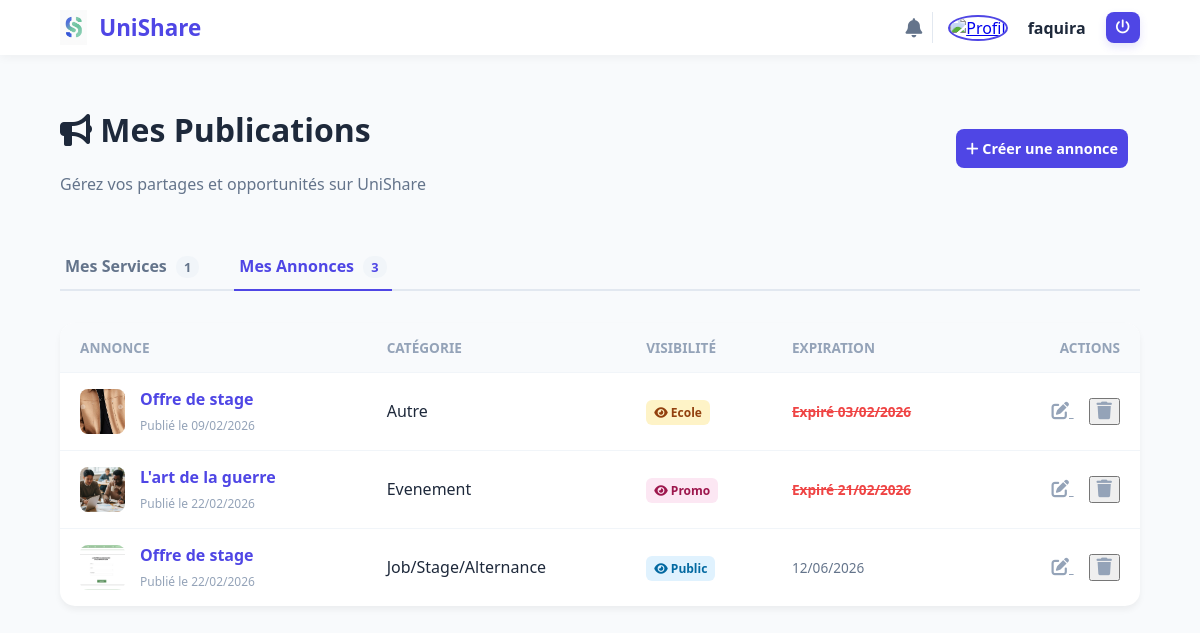
/annonces/mes-annonces/ (signed in), run on an earlier commit of the app's database.
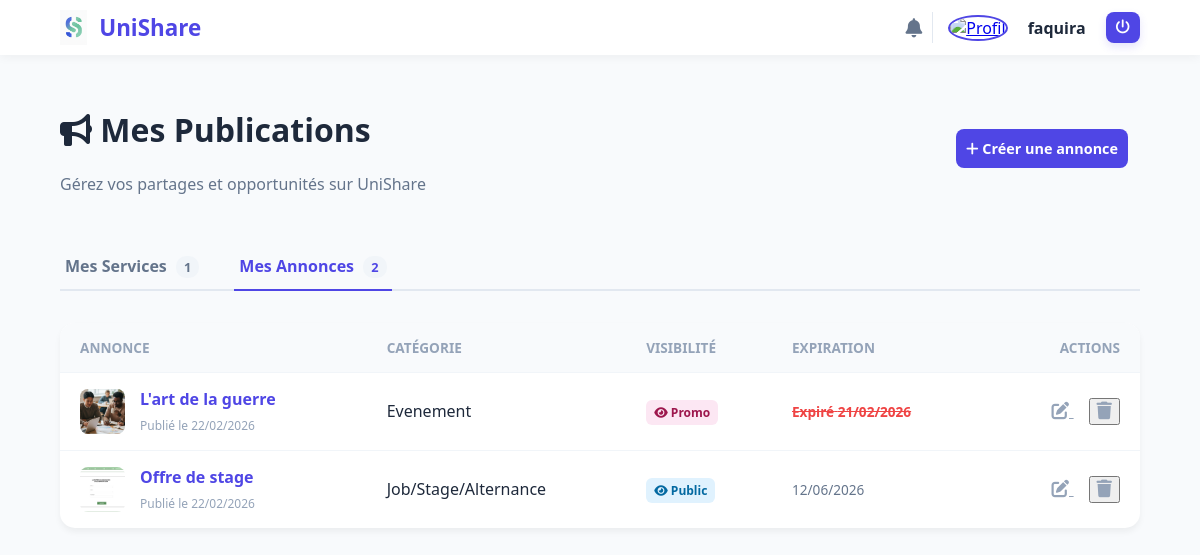
And on a later commit of the database.
### UniShare/models.py (models this page shows, shortened)
class Annonce(models.Model):
    class Visibilite(models.TextChoices):
        PROMO = "PROMO", "Promo"
        ECOLE = "ECOLE", "Ecole"
        PUBLIC = "PUBLIC", "Public"
    class Categorie(models.TextChoices):
        JOB = "JOB", "Job/Stage/Alternance"
        BONPLAN = "BONPLAN", "Bon plan"
        EVENEMENT = "EVENT", "Evenement"
        AUTRE = "AUTRE", "Autre"
    id_annonce = models.AutoField(primary_key=True)
    titre = models.fields.CharField(max_length=120)
    description = models.fields.TextField()
    categorie = models.fields.CharField(max_length=10, choices=Categorie.choices, default=Categorie.AUTRE)
    visibilite = models.fields.CharField(max_length=6, choices=Visibilite.choices, default=Visibilite.PUBLIC)
    date_creation = models.fields.DateTimeField(auto_now_add=True)
    date_expiration = models.DateTimeField(null=True, blank=True)
    auteur = models.ForeignKey(Etudiant, on_delete=models.CASCADE, related_name="annonces")
    photo = models.ImageField(upload_to="photos/annonces/", blank=True, null=True)
    @property
    def is_expired(self):
        if not self.date_expiration:
            return False
        return self.date_expiration < timezone.now()

### UniShare/views.py (the view)
# urls.py: path("annonces/mes-annonces/", views.mesAnnonces, name="mesAnnonces"),
def mesAnnonces(request):
    redirection = verifier_connexion(request)
    if redirection:
        return redirection
    user_id = request.session['user_id']
    auteur = Etudiant.objects.get(id=user_id)
    annonces = Annonce.objects.filter(auteur=auteur, service__isnull=True)
    services = Service.objects.filter(auteur=auteur)
    notifications = Notification.objects.filter(auteur=auteur).order_by('-date')
    return render(request, "UniShare/Annonce/mesAnnonces.html", {
        "lesannonces": annonces,
        "lesservices": services,
        "notifications": notifications
    })

### UniShare/utils.py (called while the page is built)
def verifier_connexion(request):
    if 'user_id' not in request.session:
        return HttpResponseRedirect(reverse("connexion"))
    return None

def global_notifications(request):
    nb_notif = 0
    if request.session.get('user_id'):
        try:
            etudiant = Etudiant.objects.get(id=request.session['user_id'])
            notifications = Notification.objects.filter(auteur=etudiant, lu=False).order_by('-date')
            nb_notif = notifications.count()
        except Etudiant.DoesNotExist:
            nb_notif = 0
    return {
        'nb_notif': nb_notif
    }

### UniShare/templates/UniShare/Annonce/mesAnnonces.html (shortened to what the changed rows need)
{% extends "UniShare/base.html" %}
{% load static %}
{% block content %}
<main class="dashboard-page">
    <div class="dashboard-header">
        <div>
            <h1><i class="fas fa-bullhorn"></i> Mes Publications</h1>
        </div>
    </div>
    <div class="tabs-container">
        <div class="tabs">
            <a href="{% url 'mesAnnonces' %}" class="tab-link active">
                Mes Annonces <span class="count-badge">{{ lesannonces|length }}</span>
            </a>
        </div>
    </div>
    <section class="publications-list">
        {% if lesannonces %}
            <div class="table-container">
                <table class="manage-table">
                    <thead>
                        <tr>
                            <th>Annonce</th>
                            <th>Catégorie</th>
                            <th>Visibilité</th>
                            <th>Expiration</th>
                            <th class="text-right">Actions</th>
                        </tr>
                    </thead>
                    <tbody>
                        {% for annonce in lesannonces %}
                        <tr>
                            <td class="td-main">
                                <div class="td-content">
                                    {% if annonce.photo %}
                                        <img src="{{ annonce.photo.url }}" class="mini-img">
                                    {% else %}
                                        <div class="mini-img-placeholder"><i class="fas fa-bullhorn"></i></div>
                                    {% endif %}
                                    <div>
                                        <a href="{% url 'annonceDetail' annonce.id_annonce %}" class="title-link">{{ annonce.titre }}</a>
                                        <span class="date-sub">Publié le {{ annonce.date_creation|date:"d/m/Y" }}</span>
                                    </div>
                                </div>
                            </td>
                            <td>
                                <span class="tag-light">
                                    {{ annonce.get_categorie_display }}
                                </span>
                            </td>
                            <td>
                                <span class="vis-badge {{ annonce.visibilite|lower }}">
                                    <i class="fas fa-eye"></i> {{ annonce.get_visibilite_display }}
                                </span>
                            </td>
                            <td>
                                <span class="date-expire {% if annonce.is_expired %}expired{% endif %}">
                                    {% if annonce.is_expired %}
                                        <strong>Expiré</strong>
                                    {% endif %}
                                    {{ annonce.date_expiration|date:"d/m/Y"|default:"Permanente" }}
                                </span>
                            </td>
                            <td class="text-right actions-cell">
                                <a href="{% url 'modifierAnnonce' annonce.id_annonce %}" class="btn-icon" title="Modifier">
                                    <i class="fas fa-edit"></i>
                                </a>
                                <form method="post" action="{% url 'supprimerAnnonce' annonce.id_annonce %}" style="display:inline">
                                    <button type="submit" class="btn-icon delete confirm-action" data-confirm="Supprimer cette annonce ?" title="Supprimer">
                                        <i class="fas fa-trash"></i>
                                    </button>
                                </form>
                            </td>
                        </tr>
                        {% endfor %}
                    </tbody>
                </table>
            </div>
        {% endif %}
    </section>
</main>
{% endblock %}

What changed in the data, as far as the page shows it:
removed Annonce: photo (picture), titre "Offre de stage", date_creation "09/02/2026", categorie "Autre", visibilite "Ecole", shows "Expiré", date_expiration "03/02/2026"
Also different on the page:
{{ lesannonces|length }}: "3" → "2"
